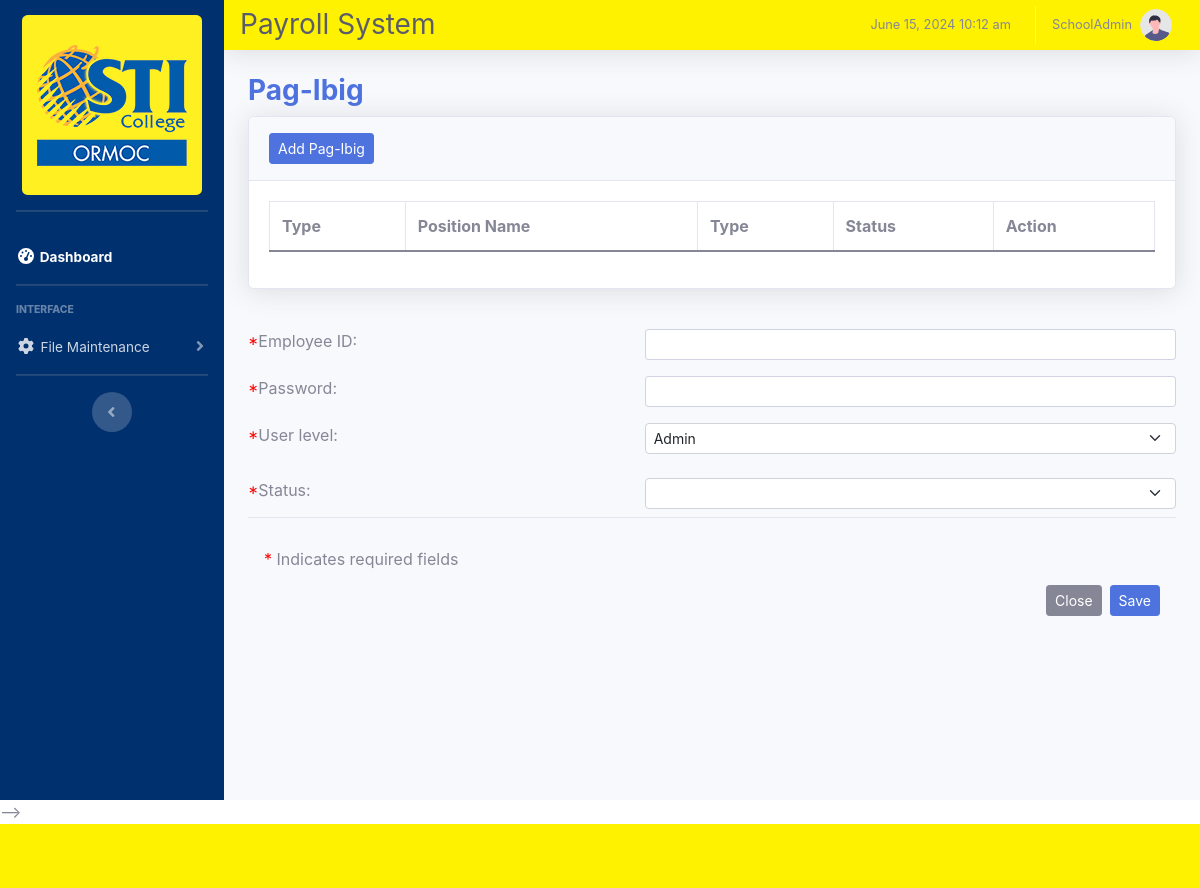
The page /Accounting_Pag_ibig.php (signed in) on the database as committed earlier.
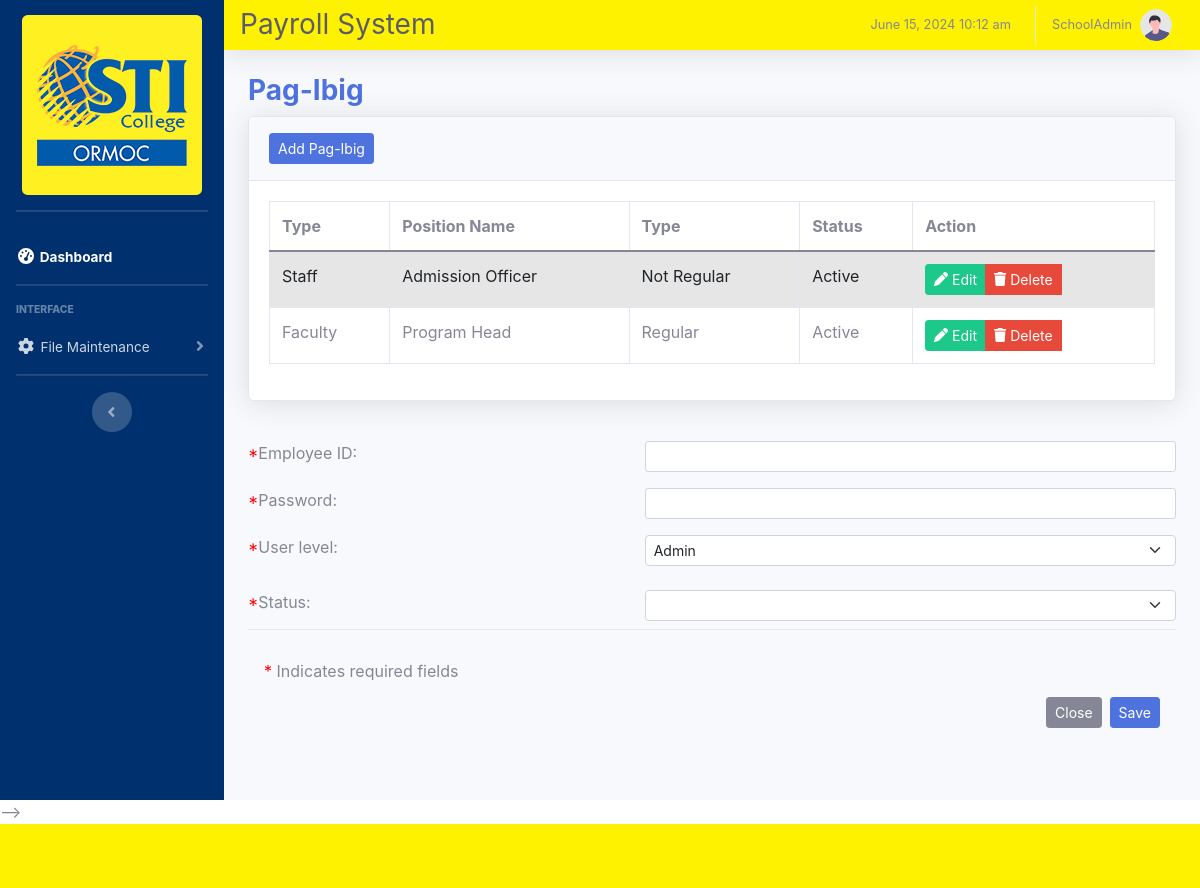
The same page on the database as committed later.
### tables this page shows
CREATE TABLE `tbl_position` (
  `position_id` int(11) NOT NULL,
  `employee_type` varchar(255) NOT NULL,
  `position` varchar(255) NOT NULL,
  `type` varchar(255) NOT NULL,
  `salary_type` varchar(255) NOT NULL,
  `status` varchar(255) NOT NULL
);

### Accounting_Pag_ibig.php (the view, shortened to what this page needs)
<?php
include 'includes/Accounting-header.php';
?>
<div class="container-fluid">
    <div class="page-title">
        <h3 class="font-weight-bold text-primary">Pag-Ibig</h3>
    </div>
    <div class="card shadow mb-4">
        <div class="card-header py-3">
            <button type="button" class="btn btn-sm btn-primary" data-bs-toggle="modal" data-bs-target="#addPag_Ibig">Add Pag-Ibig</button>
        </div>
        <div class="card-body">
            <div class="table-responsive">
                <table id="dataTable" class="table table-striped table-bordered nowrap" style="width: 100%">
                    <thead>
                        <th>Type</th>
                        <th>Position Name</th>
                        <th>Type</th>
                        <th>Status</th>
                        <th>Action</th>
                    </thead>
                    <tbody>
                        <?php
                        $database = new Connection();
                        $db = $database->open();
                        try {
                            $sql = 'SELECT * from tbl_position';
                            foreach ($db->query($sql) as $Position) {
                                ?>
                                <tr>
                                    <td><?php echo $Position['employee_type']; ?></td>
                                    <td><?php echo $Position['position']; ?></td>
                                    <td><?php echo $Position['type']; ?></td>
                                    <td><?php echo $Position['status']; ?></td>
                                    <td>
                                        <div class="btn-group" role="group" aria-label="Action Buttons">
                                            <a href="#editPosition_<?php echo $Position['position_id']; ?>" class="btn btn-success btn-sm" data-toggle="modal"><i class="fa-solid fa-pen"></i> Edit</a>
                                            <a href="#deletePosition_<?php echo $Position['position_id']; ?>" class="btn btn-danger btn-sm" data-bs-toggle="modal"><i class="fa-solid fa-trash"></i> Delete</a>
                                        </div>
                                    </td>
                                </tr>
                                <?php
                            }
                        } catch (PDOException $e) {
                            echo "There is some problem in connection: " . $e->getMessage();
                        }
                        ?>
                    </tbody>
                </table>
            </div>
        </div>
    </div>
<?php
include 'includes/footer.php';
include 'includes/scripts.php';
?>

Rows that differ between the two databases and show on the page:
added tbl_position: employee_type "Staff", position "Admission Officer", type "Not Regular", status "Active"
added tbl_position: employee_type "Faculty", position "Program Head", type "Regular", status "Active"
